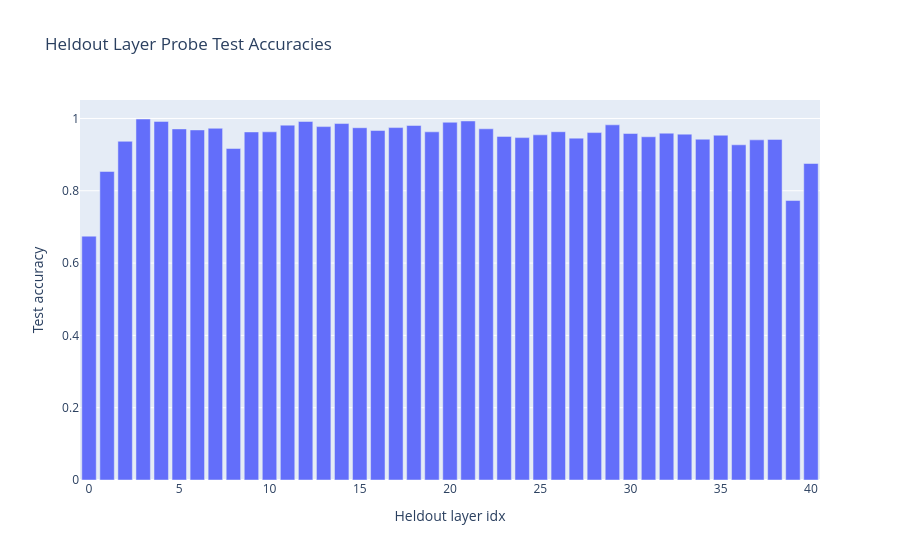

Notebook code cell kept with this figure:
### Code cell
heldoneout_test_accs = torch.zeros(len(heldoneout_probes)) - float("nan")
for heldout_layer_idx, probe in heldoneout_probes.items():
    probe.eval()
    with torch.no_grad():
        test_logits = probe(test_hidden_states[heldout_layer_idx].float().to(device), holdout_eval_tokens=False)
        test_accuracy = (test_logits.argmax(dim=-1) == test_labels).float().mean().item()
        heldoneout_test_accs[heldout_layer_idx] = test_accuracy

plotly.express.bar(
    x=list(heldoneout_probes.keys()),
    y=heldoneout_test_accs.numpy(),
    labels={"x": "Heldout layer idx", "y": "Test accuracy"},
    title="Heldout Layer Probe Test Accuracies",
)

### Figure 1 — Plotly figure (JSON) as saved in the notebook; plotly's stock layout.template omitted (floating-point values rounded to 4 significant figures)
{"data": [{"hovertemplate": "Heldout layer idx=%{x}<br>Test accuracy=%{y}<extra></extra>", "legendgroup": "", "marker": {"color": "#636efa", "pattern": {"shape": ""}}, "name": "", "orientation": "v", "showlegend": false, "textposition": "auto", "type": "bar", "x": [0, 1, 2, 3, 4, 5, 6, 7, 8, 9, 10, 11, 12, 13, 14, 15, 16, 17, 18, 19, 20, 21, 22, 23, 24, 25, 26, 27, 28, 29, 30, 31, 32, 33, 34, 35, 36, 37, 38, 39, 40], "xaxis": "x", "y": [0.6745, 0.8534, 0.9368, 0.9986, 0.9919, 0.9712, 0.9683, 0.9729, 0.9169, 0.9627, 0.9631, 0.9816, 0.9917, 0.9775, 0.986, 0.9744, 0.9667, 0.9748, 0.9807, 0.9631, 0.9896, 0.9931, 0.9714, 0.9505, 0.9471, 0.9547, 0.9634, 0.9456, 0.961, 0.9824, 0.9584, 0.9494, 0.9593, 0.9567, 0.9426, 0.9537, 0.9272, 0.9408, 0.9422, 0.7731, 0.8754], "yaxis": "y"}], "layout": {"barmode": "relative", "legend": {"tracegroupgap": 0}, "title": {"text": "Heldout Layer Probe Test Accuracies"}, "xaxis": {"anchor": "y", "domain": [0.0, 1.0], "title": {"text": "Heldout layer idx"}}, "yaxis": {"anchor": "x", "domain": [0.0, 1.0], "title": {"text": "Test accuracy"}}}}
